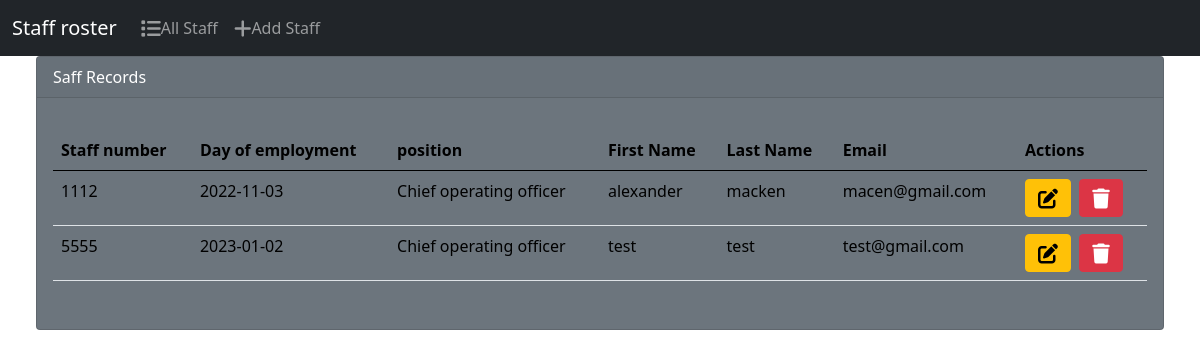
The page / on the database its author committed.
### staff/models.py (models this page shows, shortened)
class Staff(models.Model):
    staff_number = models.PositiveIntegerField()
    day_of_employment = models.CharField(max_length=50)
    first_name = models.CharField(max_length=50)
    last_name = models.CharField(max_length=50)
    email = models.EmailField(max_length=100)
    position = models.CharField(max_length=50)
    gender = models.CharField(max_length=50)

### staff/views.py (the view)
# urls.py: path('', views.index, name='index'),
def index(request):
    return render(request, 'staff/index.html', {
        'staff': Staff.objects.all()
    })

### templates/staff/index.html (shortened to what this page needs)
{% extends "staff/base.html" %}
{% block body %}
    {% if staff %}
        <div class="card text-white bg-secondary ms-4 me-4 mb-4">
            <div class="card-header"> Saff Records</div>
            <div class="card-body">
                <p class="card-text">
                <div class="table-responsive ">
                    <table class="table table-hover" style="color: black">
                        <thead>
                        <tr>
                            <th scope="col">Staff number</th>
                            <th scope="col">Day of employment</th>
                            <th scope="col">position</th>
                            <th scope="col">First Name</th>
                            <th scope="col">Last Name</th>
                            <th scope="col">Email</th>
                            <th scope="col">Actions</th>
                        </tr>
                        </thead>
                        <tbody>
                        {% for member in staff %}
                            <tr>
                                <td>{{ member.staff_number }}</td>
                                <td>{{ member.day_of_employment }}</td>
                                {% if member.position == "1" %}
                                    <td>Chief executive officer</td>
                                {% else %}
                                    <td>Chief operating officer</td>
                                {% endif %}
                                <td>{{ member.first_name }}</td>
                                <td>{{ member.last_name }}</td>
                                <td>{{ member.email }}</td>
                                <td>
                                    <a class="btn btn-warning me-1" href="{% url 'edit' member.id %}"> <i
                                            class="fa-solid fa-pen-to-square fa-lg"></i></a>
                                    <button type="button" class="btn btn-danger" data-bs-toggle="modal"
                                            data-bs-target="#delete{{ member.id }}">
                                        <i
                                                class="fa-solid fa-trash fa-lg"></i></button>
                                </td>
                            </tr>
                        {% endfor %}
                        </tbody>
                    </table>
                </div>
                </p>
            </div>
        </div>
    {% else %}
        <h5 class="alert alert-primary ms-4 me-4">No Staff Record</h5>
    {% endif %}
{% endblock %}

### templates/staff/base.html (shortened to what this page needs)
<!doctype html>
<html lang="en">
<head>
    <link rel="stylesheet" href="https://cdnjs.cloudflare.com/ajax/libs/font-awesome/6.2.1/css/all.min.css"/>
    <link href="https://cdn.jsdelivr.net/npm/bootstrap@5.0.2/dist/css/bootstrap.min.css" rel="stylesheet"
>
</head>
<body class="d-flex flex-column min-vh-100">
<nav class="navbar navbar-expand-lg navbar-dark bg-dark">
    <div class="container-fluid">
        <a class="navbar-brand" href="">
            Staff roster</a>
        <div class="collapse navbar-collapse" id="navbarColor02">
            <ul class="navbar-nav me-auto">
                <li class="nav-item">
                    <a class="nav-link" href="{% url 'index' %}">
                        <i class="fa-solid fa-list fa-lg"></i>All Staff</a>
                </li>
                <li class="nav-item">
                    <a class="nav-link" href="{% url 'add' %}">
                        <i class="fa-solid fa-plus fa-lg"></i>Add Staff</a>
            </ul>
        </div>
    </div>
</nav>
<div class="container-fluid">
    {% block body %}
    {% endblock %}
</div>
</body>
</html>

### rows shown on the page
Staff: staff_number "1112", day_of_employment "2022-11-03", position "Chief operating officer", first_name "alexander", last_name "macken", email "macen@gmail.com"
Staff: staff_number "5555", day_of_employment "2023-01-02", position "Chief operating officer", first_name "test", last_name "test", email "test@gmail.com"
